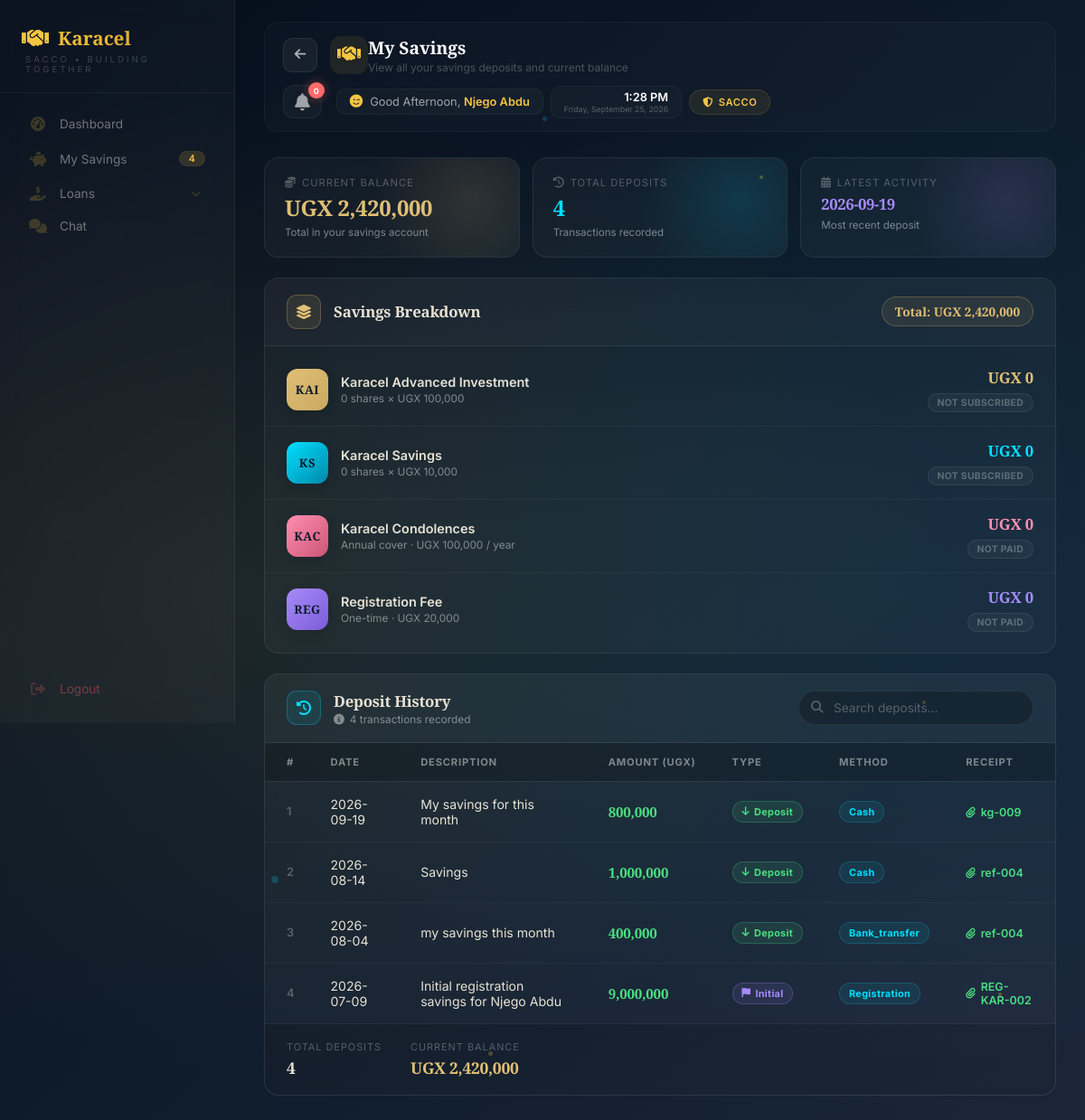
The page /member/savings (signed in) on the database as committed earlier.
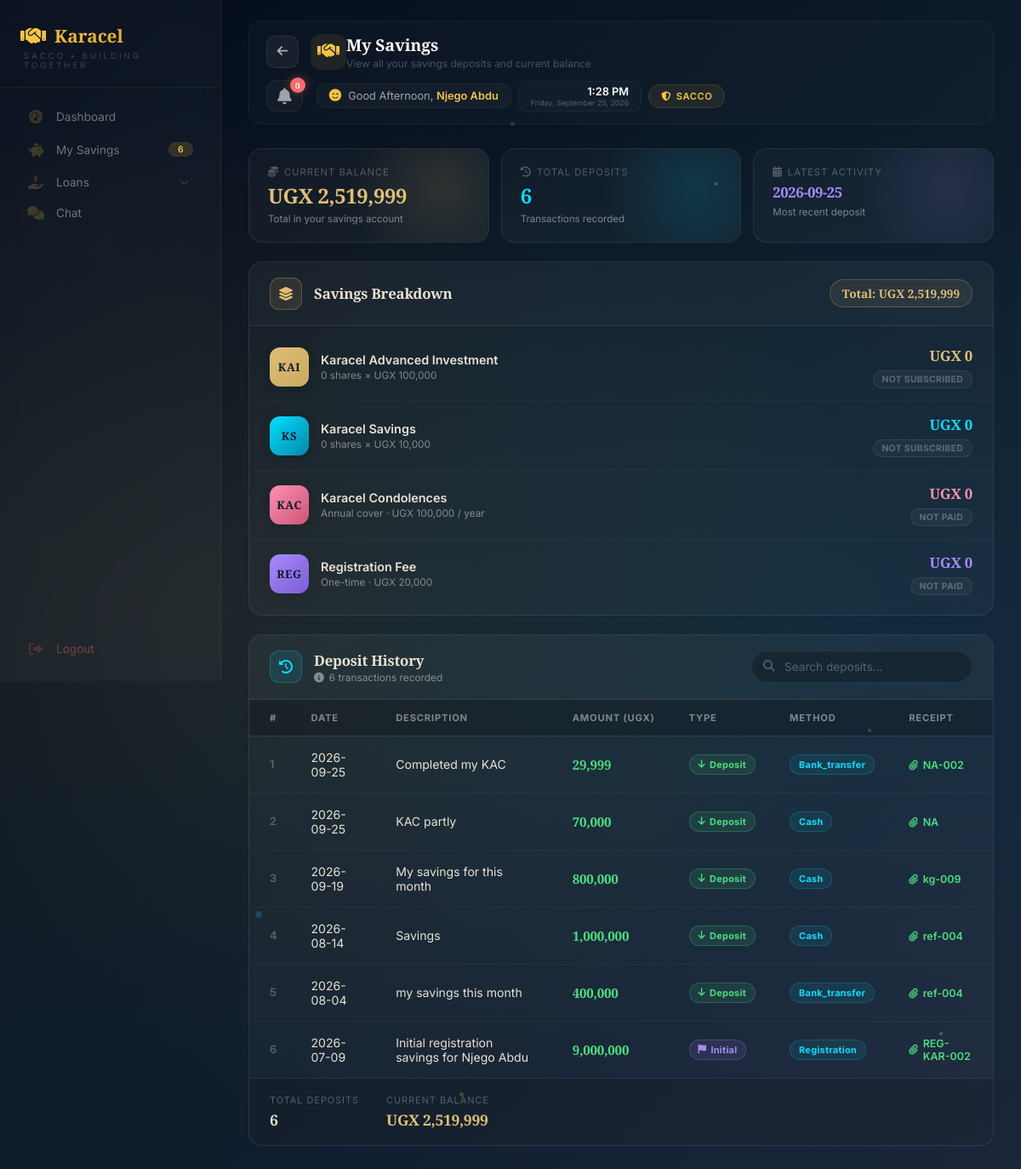
The same page on the database as committed later.
### tables this page shows
CREATE TABLE users (
        id INTEGER PRIMARY KEY AUTOINCREMENT,
        full_name TEXT NOT NULL,
        gender TEXT,
        dob TEXT,
        sacco_number TEXT UNIQUE NOT NULL,
        email TEXT,
        phone TEXT,
        address TEXT,
        password TEXT NOT NULL,
        role TEXT DEFAULT 'member',
        status TEXT DEFAULT 'active',
        savings_balance REAL DEFAULT 0,
        next_of_kin_name TEXT,
        relationship TEXT,
        next_of_kin_phone TEXT,
        registration_date TIMESTAMP DEFAULT CURRENT_TIMESTAMP
    , kai_shares INTEGER DEFAULT 0, ks_shares INTEGER DEFAULT 0, kac_paid INTEGER DEFAULT 0, kac_paid_date TEXT, registration_fee_paid INTEGER DEFAULT 0, registration_fee_paid_date TEXT, account_number TEXT);

CREATE TABLE savings_deposits (
            id INTEGER PRIMARY KEY AUTOINCREMENT,
            user_id INTEGER NOT NULL,
            amount REAL NOT NULL,
            deposit_date TEXT NOT NULL,
            payment_method TEXT,
            receipt_number TEXT,
            notes TEXT,
            created_at TIMESTAMP DEFAULT CURRENT_TIMESTAMP, reference TEXT, savings_type TEXT DEFAULT "KAI", shares INTEGER DEFAULT 0,
            FOREIGN KEY (user_id) REFERENCES users(id)
        );

### app.py (the view)
@app.route("/member/savings")
def member_savings():
    if "user_id" not in session:
        return redirect("/login")
    user_id = session["user_id"]
    db = get_db()
    try:
        member = db.execute("SELECT * FROM users WHERE id = ?", (user_id,)).fetchone()
        if not member:
            db.close()
            flash('Member not found', 'danger')
            return redirect(url_for('member_dashboard'))
        savings_deposits = db.execute("""
            SELECT * FROM savings_deposits
            WHERE user_id = ?
            ORDER BY deposit_date DESC, created_at DESC
        """, (user_id,)).fetchall()
        savings_balance = float(member['savings_balance'] or 0)
        total_savings = savings_balance
        db.close()
        return render_template(
            "member/member-savings.html",
            savings_deposits=savings_deposits,
            savings_balance=savings_balance,
            total_savings=total_savings,
            member=member
        )
    except Exception as e:
        db.close()
        flash(f'Error loading savings: {str(e)}', 'danger')
        return redirect(url_for('member_dashboard'))

### app.py (called while the page is built)
def get_db():
    conn = sqlite3.connect("sacco.db")
    conn.row_factory = sqlite3.Row
    return conn

@app.context_processor
def inject_globals():
    from datetime import datetime
    completed_loans = 0
    try:
        if 'user_id' in session:
            role = session.get('role', '')
            if role in ['treasurer', 'admin', 'chairperson']:
                db = get_db()
                completed_loans = db.execute("SELECT COUNT(*) FROM loans WHERE status = 'completed'").fetchone()[0]
                db.close()
    except Exception as e:
        print(f"Error getting completed_loans: {e}")
    return {
        'now': datetime.now(),
        'completed_loans': completed_loans
    }

### templates/member/member-savings.html (shortened to what the changed rows need)
{% extends "member/member-base.html" %}
{% block page_title %}My Savings{% endblock %}
{% block content %}
{% set savings_deposits = savings_deposits|default([]) %}
{% set savings_balance = savings_balance|default(0) %}
{% set total_savings = total_savings|default(0) %}
<div class="savings-page">
    <div class="savings-summary-strip">
        <div class="savings-summary-card accent-gold">
            <div class="ss-label"><i class="fas fa-coins"></i> Current Balance</div>
            <div class="ss-value gold">UGX {{ "{:,.0f}".format(savings_balance) if savings_balance else '0' }}</div>
            <div class="ss-sub">Total in your savings account</div>
        </div>
        <div class="savings-summary-card accent-blue">
            <div class="ss-label"><i class="fas fa-history"></i> Total Deposits</div>
            <div class="ss-value blue">{{ savings_deposits|length if savings_deposits else 0 }}</div>
            <div class="ss-sub">Transactions recorded</div>
        </div>
        <div class="savings-summary-card accent-purple">
            <div class="ss-label"><i class="fas fa-calendar-alt"></i> Latest Activity</div>
            <div class="ss-value purple" style="font-size: 1.05rem;">
                {% if savings_deposits and savings_deposits|length > 0 %}
                    {{ savings_deposits[0].deposit_date }}
                {% else %}
                    No activity
                {% endif %}
            </div>
            <div class="ss-sub">Most recent deposit</div>
        </div>
    </div>
    <div class="savings-breakdown-panel">
        <div class="savings-breakdown-header">
            <div class="icon-box"><i class="fas fa-layer-group"></i></div>
            <h3>Savings Breakdown</h3>
            <span class="total-pill">
                Total: UGX {{ "{:,.0f}".format(savings_balance) if savings_balance else '0' }}
            </span>
        </div>
    </div>
    <div class="deposits-panel">
        <div class="deposits-header">
            <div class="deposits-header-left">
                <div>
                    <h3>Deposit History</h3>
                    <div class="subtext">
                        <i class="fas fa-info-circle"></i>
                        {{ savings_deposits|length if savings_deposits else 0 }} transaction{{ 's' if (savings_deposits|length if savings_deposits else 0) != 1 else '' }} recorded
                    </div>
                </div>
            </div>
        </div>
        <div class="sv-table-wrapper">
            <table class="sv-table" id="savingsTable">
                <thead>
                    <tr>
                        <th>#</th>
                        <th>Date</th>
                        <th>Description</th>
                        <th>Amount (UGX)</th>
                        <th>Type</th>
                        <th>Method</th>
                        <th>Receipt</th>
                    </tr>
                </thead>
                <tbody id="tableBody">
                    {% if savings_deposits and savings_deposits|length > 0 %}
                        {% for deposit in savings_deposits %}
                            <tr>
                                <td>{{ loop.index }}</td>
                                <td>{{ deposit.deposit_date }}</td>
                                <td>{{ deposit.notes or 'Savings Deposit' }}</td>
                                <td><strong>{{ "{:,.0f}".format(deposit.amount) }}</strong></td>
                                <td>
                                    {% if deposit.payment_method == 'registration' %}
                                        <span class="sv-badge type-initial"><i class="fas fa-flag"></i> Initial</span>
                                    {% else %}
                                        <span class="sv-badge type-deposit"><i class="fas fa-arrow-down"></i> Deposit</span>
                                    {% endif %}
                                </td>
                                <td>
                                    <span class="sv-badge method">
                                        {{ deposit.payment_method|capitalize if deposit.payment_method else 'Cash' }}
                                    </span>
                                </td>
                                <td>
                                    {% if deposit.receipt_number %}
                                        <span class="sv-receipt" title="Receipt available">
                                            <i class="fas fa-paperclip"></i> {{ deposit.receipt_number }}
                                        </span>
                                    {% else %}
                                        <span style="color: rgba(255,255,255,0.15);">—</span>
                                    {% endif %}
                                </td>
                            </tr>
                        {% endfor %}
                    {% endif %}
                </tbody>
            </table>
        </div>
        <div class="sv-table-footer">
            <div class="sv-footer-stats">
                <div class="sv-footer-stat">
                    <span class="fs-label">Total Deposits</span>
                    <span class="fs-value">{{ savings_deposits|length if savings_deposits else 0 }}</span>
                </div>
                <div class="sv-footer-stat">
                    <span class="fs-label">Current Balance</span>
                    <span class="fs-value highlight">UGX {{ "{:,.0f}".format(savings_balance) if savings_balance else '0' }}</span>
                </div>
            </div>
        </div>
    </div>
</div>
{% endblock %}

### templates/member/member-base.html (shortened to what this page needs)
<!DOCTYPE html>
<html lang="en">
<head>
    <link rel="stylesheet" href="https://cdnjs.cloudflare.com/ajax/libs/font-awesome/6.4.0/css/all.min.css">
    <link rel="stylesheet" href="{{ url_for('static', filename='member_dashboard.css') }}">
</head>
<body>
<div class="particles">
    <div class="particle"></div>
    <div class="particle"></div>
    <div class="particle"></div>
    <div class="particle"></div>
    <div class="particle"></div>
    <div class="particle"></div>
    <div class="particle"></div>
    <div class="particle"></div>
</div>
<div class="dashboard-wrapper">
    <aside class="sidebar">
        <div class="sidebar-logo">
            <h2><i class="fas fa-handshake"></i> <span>Karacel</span></h2>
            <p>SACCO • Building Together</p>
        </div>
        <div class="sidebar-nav">
            <a href="#" onclick="navigateTo('dashboard', event)" class="nav-item {% if active_page == 'dashboard' %}active{% endif %}">
                <i class="fas fa-tachometer-alt"></i>
                <span>Dashboard</span>
            </a>
            <a href="#" onclick="navigateTo('savings', event)" class="nav-item {% if active_page == 'savings' %}active{% endif %}">
                <i class="fas fa-piggy-bank"></i>
                <span>My Savings</span>
                <span class="badge">{{ savings_deposits|length if savings_deposits else 0 }}</span>
            </a>
            <div class="nav-dropdown">
                <a href="#" class="nav-item nav-dropdown-toggle" onclick="toggleDropdown(event)">
                    <i class="fas fa-hand-holding-usd"></i>
                    <span>Loans</span>
                    <i class="fas fa-chevron-down"></i>
                </a>
                <a href="{{ url_for('member_chat') }}" class="nav-item {% if active_page == 'chat' %}active{% endif %}">
                    <i class="fas fa-comments"></i>
                    <span>Chat</span>
                </a>
            </div>
            <a href="{{ url_for('logout') }}" class="nav-item logout">
                <i class="fas fa-sign-out-alt"></i>
                <span>Logout</span>
            </a>
        </div>
    </aside>
    <div class="dashboard-container">
        <div class="modern-app-bar">
            <div class="app-bar-left">
                <button type="button" class="nav-back-btn" onclick="memberGoBack()" title="Go back">
                    <i class="fas fa-arrow-left"></i>
                </button>
                <div class="app-bar-icon">
                    <i class="fas fa-handshake"></i>
                </div>
                <div class="app-bar-title">
                    <h2 id="pageTitle">{% block page_title %}Dashboard{% endblock %}</h2>
                    <p id="pageSubtitle">{% block page_subtitle %}Your SACCO overview{% endblock %}</p>
                </div>
            </div>
            <div class="app-bar-right">
                <div class="notification-bell-wrapper" onclick="toggleNotificationDropdown(event)">
                    <i class="fas fa-bell bell-icon"></i>
                    <span class="bell-badge {% if unread_count == 0 %}zero{% endif %}" id="notificationBadge">
                        {{ unread_count if unread_count is defined else 0 }}
                    </span>
                </div>
                <div class="greeting-widget">
                    <i class="fas fa-smile-wink"></i>
                    <span class="greeting-text">
                        Good <span id="greetingTime">Evening</span>,
                        <span id="greetingName" class="greeting-name">{{ member.full_name | safe if member else 'Member' }}</span>
                    </span>
                </div>
                <div class="date-widget">
                    <div class="time" id="currentTime">--:-- --</div>
                    <div class="date" id="currentDate">Loading...</div>
                </div>
                <div class="sacco-badge">
                    <i class="fas fa-shield-alt"></i> SACCO
                </div>
            </div>
        </div>
        {% block content %}
        {% endblock %}
    </div>
</div>
</body>
</html>

Rows that differ between the two databases and show on the page:
changed users "Njego Abdu": savings_balance "2,420,000" → "2,519,999"
added savings_deposits: deposit_date "2026-09-25", notes "Completed my KAC", amount "29,999", shows "Deposit", payment_method "Bank_transfer", receipt_number "NA-002"
added savings_deposits: deposit_date "2026-09-25", notes "KAC partly", amount "70,000", shows "Deposit", payment_method "Cash", receipt_number "NA"
Other text that changed with them:
{{ savings_deposits|length if savings_deposits else 0 }}: "4" → "6"
{{ savings_deposits[0].deposit_date }}: "2026-09-19" → "2026-09-25"
